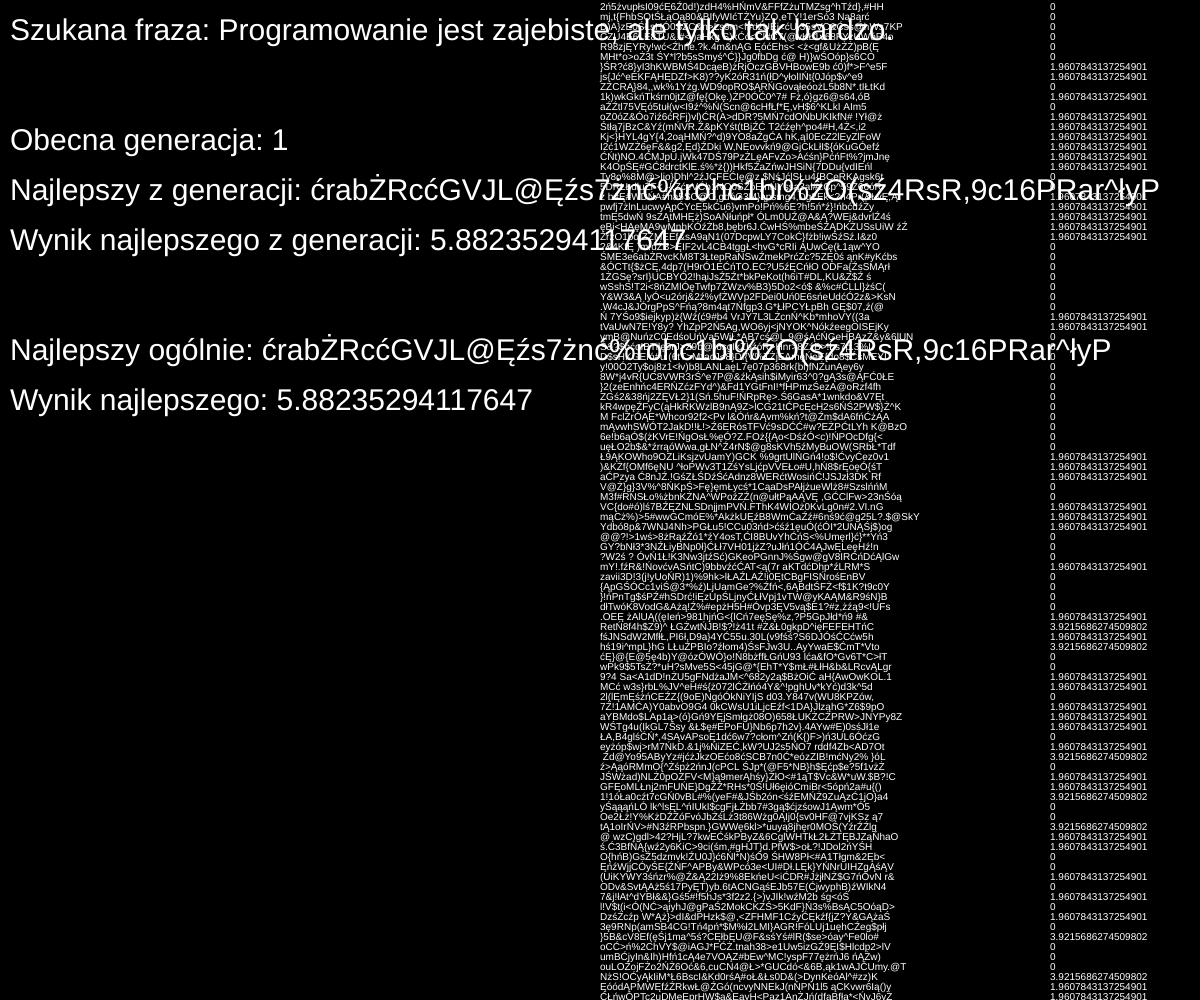
Frame 1 (no input)
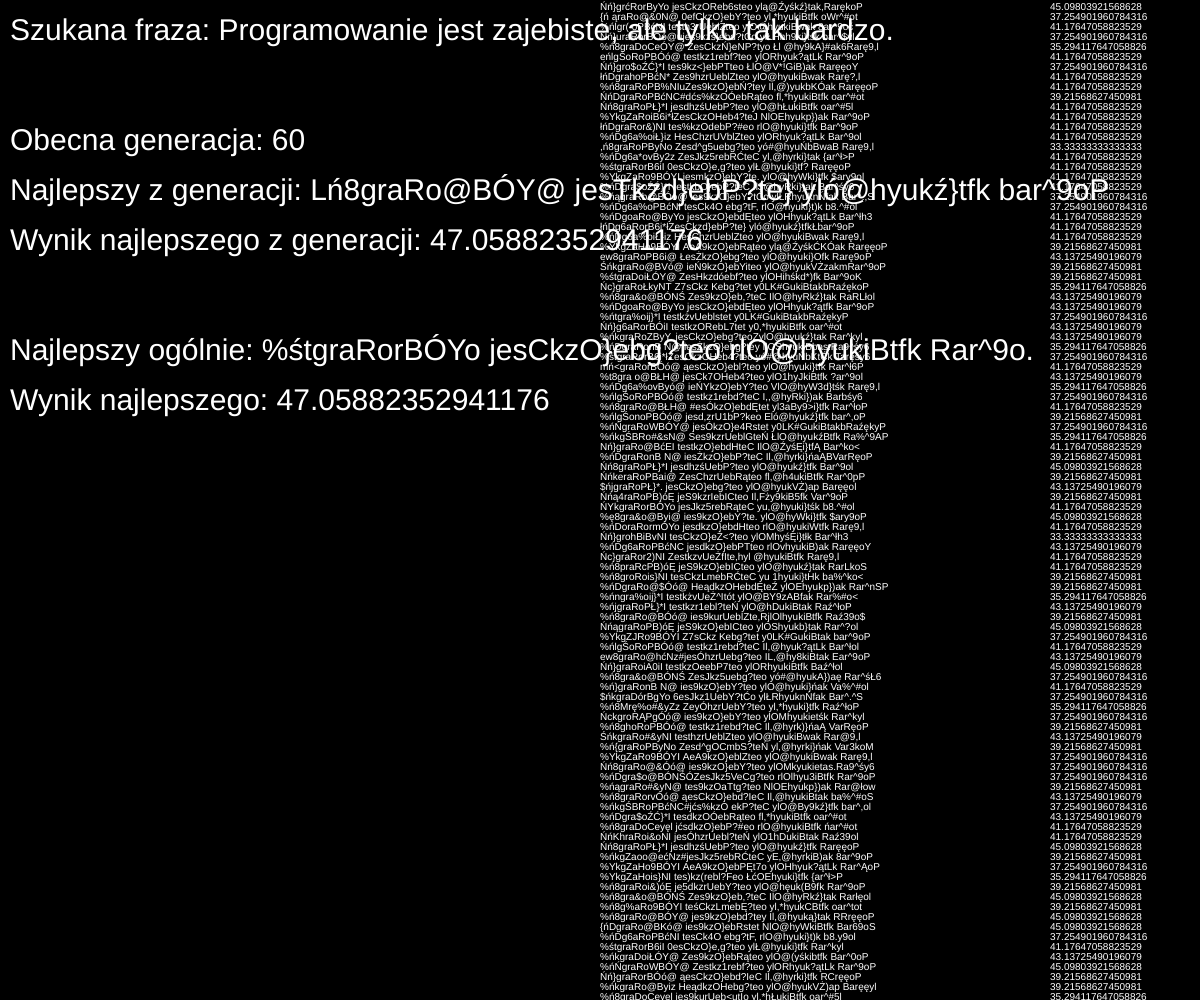
Frame 60 (no input)
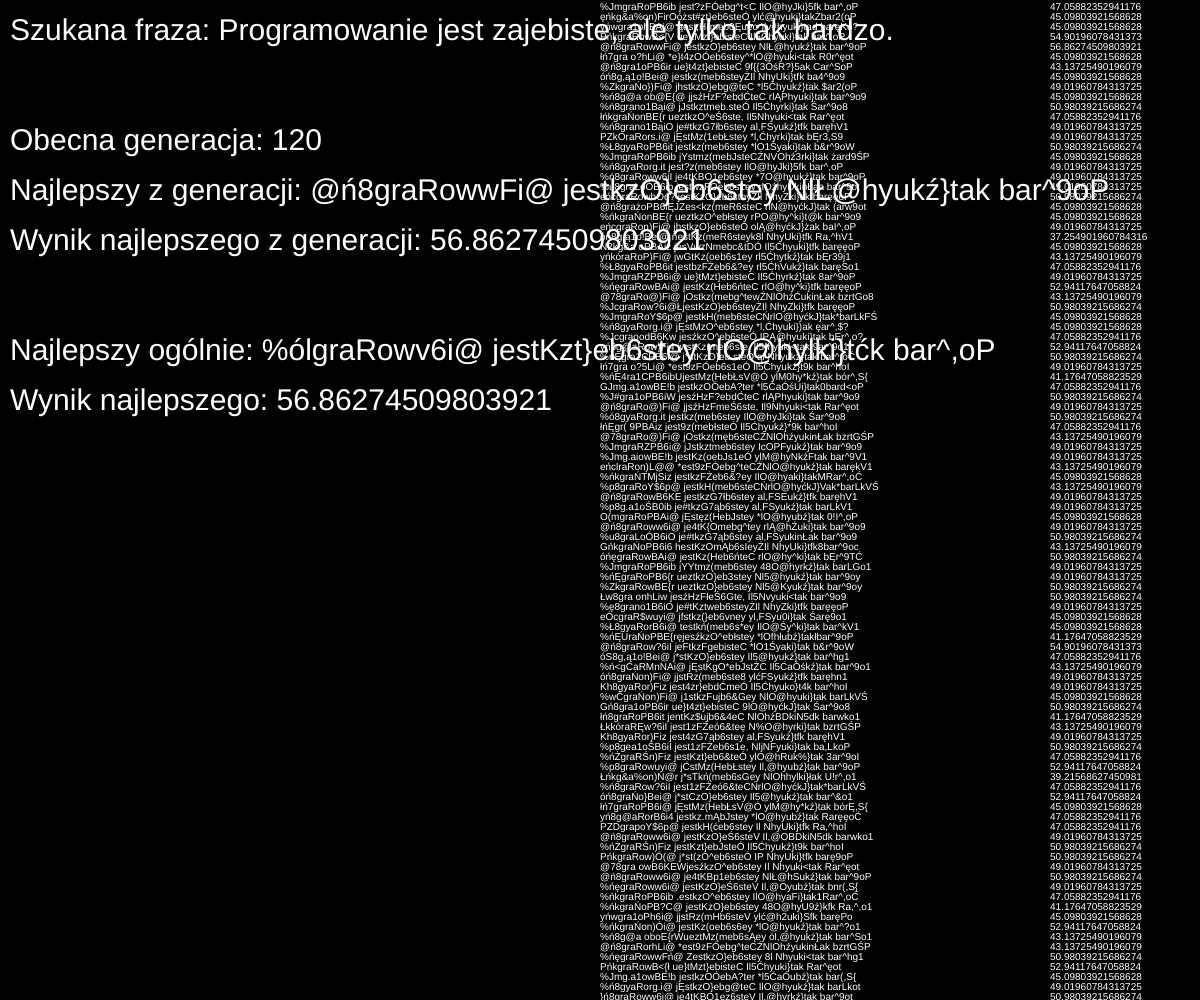
Frame 120 (the mouse pressed at the canvas centre since frame 60)

The p5.js sketch that drew these frames (run headless with seeded random() and noise() and a simulated clock; from frame 60 on, the mouse is pressed at the canvas centre):

// p5.js sketch
// ── sketch.js
var destination = "Programowanie jest zajebiste, ale tylko tak bardzo.";
var mutation = 1;
var populationNumber = 300;
var population;

function setup() 
{
	createCanvas(windowWidth, windowHeight);
	
	
	population = new Population(mutation, populationNumber);
}

function draw() 
{
	background(0);
	
	population.mutate();
	population.calcFitness();
	population.evaluate();
	
	fill(255, 255, 255);
	
	textSize(30);
	text("Szukana fraza: "+destination, 10, 40);
	
	textSize(30);
	text("Obecna generacja: "+population.generation, 10, 150);
	
	textSize(30);
	text("Najlepszy z generacji: "+population.best.ToString(), 10, 200);
	
	textSize(30);
	text("Wynik najlepszego z generacji: "+Math.sqrt(population.best.fitness), 10, 250);
	
	textSize(30);
	text("Najlepszy ogólnie: "+population.bestOfAll.ToString(), 10, 360);
	
	textSize(30);
	text("Wynik najlepszego: "+Math.sqrt(population.bestOfAll.fitness), 10, 410);
	
	var y = 40;
	for (var i = 0, y = 10; i < population.creatures.length; i++, y += 10)
	{
		textSize(10);
		text(population.creatures[i].ToString(), windowWidth - 600, y);
		text(Math.sqrt(population.creatures[i].fitness), windowWidth - 150, y);
	}
	
	population.newGeneration();
	
	if (population.finished)
	{
		noLoop();
	}
}
// ── Dna.js
function Dna(length)
{
	this.genes = [];
    this.fitness = 0;
	this.prob = 0;
	
    for (let i = 0; i < length; i++) 
	{
		this.genes[i] = newChar();
    }
}
Dna.prototype.crossover = function(partner)
{
	var child = new Dna(this.genes.length);
	/*// Po połowie mieszanie.
	var helpBool = false;
	for (let i = 0; i < this.genes.length; i++)
	{
		if (helpBool)
		{
			child.genes[i] = this.genes[i];
		}
		else
		{
			child.genes[i] = partner.genes[i];
		}
		helpBool = !helpBool;
	}
	*/
	// Po połowie z lewej i prawej strony.
	let midpoint = floor(random(this.genes.length));
	for (let i = 0; i < this.genes.length; i++) 
	{
		if (i > midpoint) 
		{
			child.genes[i] = this.genes[i];
		}
		else 
		{
			child.genes[i] = partner.genes[i];
		}
    }
	// Tylko dobre geny. (tylko w celach prezentacyjnych bo to błąd logiczny)
	/* for (let i = 0; i < this.genes.length; i++)
	{
		if (this.genes[i] == destination.charAt(i))
		{
			child.genes[i] = this.genes[i];
		}
		else if (partner.genes[i] == destination.charAt(i))
		{
			child.genes[i] = partner.genes[i];
		}
		else
		{
			if (random(100) > 50)
			{
				child.genes[i] = this.genes[i];
			}
			else 
			{
				child.genes[i] = partner.genes[i];
			}
		}
	}
	*/
	
	return child;
}
Dna.prototype.mutate = function(chance)
{
	for (var i = 0; i < this.genes.length; i++)
	{
		if (chance >= random(100))
		{
			this.genes[i] = newChar();
		}
	}
}
Dna.prototype.calcFitness = function()
{
	var score = 0;
	
	
	for (var i = 0; i < destination.length; i++)
	{
		
		
		if (this.genes[i] === destination.charAt(i))
		{
			score++;
		}
	}
	
	this.fitness = (score / destination.length) * 100;
	this.fitness = pow(this.fitness, 2);
}
Dna.prototype.ToString = function() 
{
    return this.genes.join("");
}
// ── PlusFunctions.js
var possibleChars = " aąbcćdeęfghijklłmnńoóprsśtuwyzźżAĄBCĆDEĘFGHIJKLŁMNŃOÓPRSŚTUWYZŹŻ0123456789vV.!@#$%^&*()<>?{},";

function newChar() 
{
	return possibleChars[floor(random(possibleChars.length))];
}
// ── Population.js
function Population(mutationRate, numberOfCreatures)
{
	this.mutationRate = mutationRate;
	this.creatures = [];
	this.generation = 1;
	this.perfectScore = 10000;
	this.best = new Dna();
	this.bestOfAll = new Dna();
	this.finished = false;
	
	for (var i = 0; i < numberOfCreatures; i++)
	{
		this.creatures[i] = new Dna(destination.length);
	}
}
Population.prototype.mutate = function()
{
	for (var i = 0; i < this.creatures.length; i++)
	{
		this.creatures[i].mutate(this.mutationRate);
	}
}
Population.prototype.newGeneration = function()
{
	var newGeneration = [];
	
	for (var i = 0; i < this.creatures.length; i++)
	{
		var parentA = this.getRandomCreature();
		var parentB = this.getRandomCreature();
		var child = parentA.crossover(parentB);
		
		newGeneration[i] = child;
	}
	
	this.creatures = newGeneration;
	this.generation++;
}
Population.prototype.getRandomCreature = function()
{
	/*
	while (true)
	{
		var creature = this.creatures[floor(random(this.creatures.length))];
		if (creature.fitness > random(100))
		{
			return creature;
		}
	}
	*/
	var sum = 0;
	for (var i = 0; i < this.creatures.length; i++)
	{
		sum += this.creatures[i].fitness;
	}
	for (var i = 0; i < this.creatures.length; i++)
	{
		var current = this.creatures[i];
		current.prob = current.fitness / sum;
	}
	
	var index = 0;
	var r = random(1);
	while(r > 0)
	{
		r = r - this.creatures[index].prob;
		index++;
	}
	index--;
	return this.creatures[index];
}
Population.prototype.evaluate = function() 
{
    let index = 0;
    for (let i = 0; i < this.creatures.length; i++) 
	{
		if (this.creatures[i].fitness > this.creatures[index].fitness) 
	    {
			index = i;
        }
    }

    this.best = this.creatures[index];
	
    if (this.best.fitness === this.perfectScore) 
	{
		this.finished = true;
    }
	if (this.bestOfAll.fitness < this.best.fitness)
	{
		this.bestOfAll = this.best;
	}
}
Population.prototype.calcFitness = function()
{
	for (var i = 0; i < this.creatures.length; i++)
	{
		this.creatures[i].calcFitness();
	}
}
